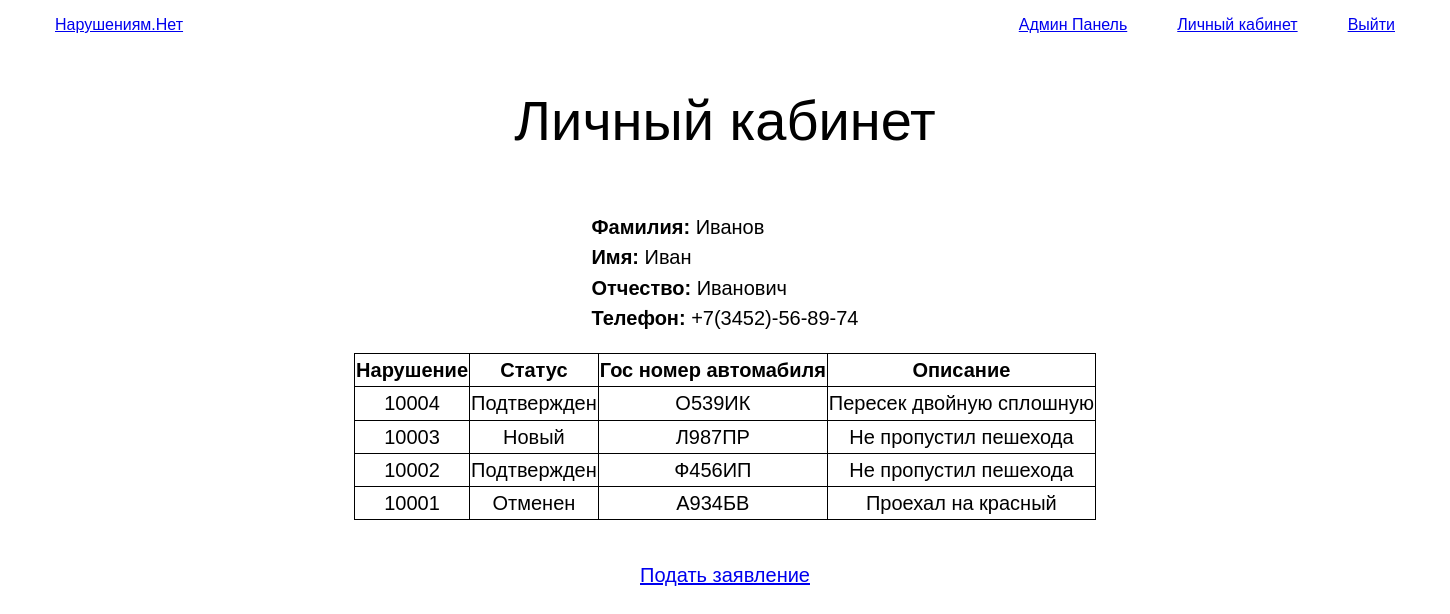
The page /profile/ (signed in) on the database its author committed.
### tables this page shows
CREATE TABLE `user` (
  `user_id` int(11) NOT NULL,
  `surname` varchar(100) NOT NULL,
  `name` varchar(100) NOT NULL,
  `patronymic` varchar(100) NOT NULL,
  `login` varchar(100) NOT NULL,
  `email` varchar(150) NOT NULL,
  `phone` char(17) NOT NULL,
  `password` varchar(50) NOT NULL,
  `role` varchar(100) NOT NULL
);

CREATE TABLE `statement` (
  `statement_id` int(11) NOT NULL,
  `user_id` int(11) NOT NULL,
  `number` int(11) NOT NULL,
  `status` varchar(20) NOT NULL,
  `number_car` varchar(10) NOT NULL,
  `message` text NOT NULL
);

### function/function.php (the view, shortened to what this page needs)
<?php
    include "connect.php";
    function fnGetProfile($login){
        global $connect;
        $sql = sprintf("SELECT `surname`, `name`, `patronymic`, `phone` FROM `user` WHERE `login` = '%s'", $login);
        if(!$result = $connect->query($sql)){
            echo "Ошибка получения данных";
        }
        $row = $result->fetch_assoc();
        $data = sprintf('<p><b>Фамилия:</b> %s<br>
                <b>Имя:</b> %s<br>
                <b>Отчество:</b> %s<br>
                <b>Телефон:</b> %s</p>',
                $row["surname"], $row["name"], $row["patronymic"], $row["phone"]);
        return $data;
    }
    function fnGetTablProfile($login){
        global $connect;
        $select = "SELECT `user_id` FROM `user` WHERE `login` = '" . $login . "'";
        $select_result = $connect->query($select);
        $select_row = $select_result->fetch_assoc();
        $id = $select_row['user_id'];
        $data = '<table border="1px"><tr><th>Нарушение</th><th>Статус</th><th>Гос номер автомабиля</th><th>Описание</th></tr>';
        $sql = sprintf("SELECT `number`, `number_car`, `message`, `status` FROM `statement` INNER JOIN `user` ON `statement`.`user_id` =  `user`.`user_id` WHERE `statement`.`user_id` = '%s' ORDER BY `statement_id` DESC", $id);
        if(!$result = $connect->query($sql)){
            echo "Ошибка получения данных";
        }
        while($row = $result->fetch_assoc()){
            if($row['status'] == 'Отменен'){
                $data .= sprintf('<tr>
                                    <td>%s</td>
                                    <td>%s</td>
                                    <td>%s</td>
                                    <td>%s</td>
                                </tr>', $row['number'], $row['status'], $row['number_car'], $row['message']);
            }elseif($row['status'] == 'Подтвержден'){
                $data .= sprintf('<tr>
                                    <td>%s</td>
                                    <td>%s</td>
                                    <td>%s</td>
                                    <td>%s</td>
                                </tr>
                            ', $row['number'], $row['status'], $row['number_car'], $row['message']);
            }else{
                $data .= sprintf('
                                <tr>
                                    <td>%s</td>
                                    <td>%s</td>
                                    <td>%s</td>
                                    <td>%s</td>
                                </tr>
                            ', $row['number'], $row['status'], $row['number_car'], $row['message']);
            }
        }
        $data .= "<table>";
        return $data;
    }
?>

### inc/header.php (shortened to what this page needs)
<?php
    $menu = "";
    if(isset($_SESSION['login'])){
        if($_SESSION['role'] == "Администратор"){
            $menu .= '<li>
                        <a href="../admin/">Админ Панель</a>
                    </li>';
        }
        $menu .= '<li>
                <a href="../profile/">Личный кабинет</a>
            </li>
            <li>
                <a href="../admin/controllers/logout.php">Выйти</a>
            </li>';
    }
?>
<!DOCTYPE html>
<html lang="ru">
<head>
    <link rel="stylesheet" href="../assets/style/style.css">
</head>
<body>
    <header>
        <a href="../index.php">Нарушениям.Нет</a>
        <ul>
            <?=$menu?>
        </ul>
    </header>
</body>
</html>

### profile/index.php (shortened to what this page needs)
<?php
include "../inc/header.php";
include "../function/function.php";
?>
<div class="h_2">
    <p class="p_1">Личный кабинет</p>
    <?php
        echo fnGetProfile($_SESSION['login']);
        echo fnGetTablProfile($_SESSION['login']);
    ?>
    <a href="../violation/">Подать заявление</a>
</div>

### assets/style/style.css (style rules this page uses)
header, footer { font-family: 'Fira Sans', sans-serif; }
body { width: 1440px; height: 840px; margin: 0 auto; }
header { margin-right: 50px; margin-left: 50px; display: flex; justify-content: space-between; align-items: center; flex-wrap: wrap; }
ul { display: flex; justify-content: left; column-gap: 50px; }
li { list-style-type: none; }
.p_1 { font-size: 56px; }
.h_2 { display: flex; flex-direction: column; justify-content: center; font-family: 'Fira Sans', sans-serif; font-size: 20px; align-items: center; line-height:0.8cm; }
table { border: 1px solid black; border-collapse: collapse; }
td { text-align: center; }

### rows shown on the page
user: surname "Иванов", name "Иван", patronymic "Иванович", phone "+7(3452)-56-89-74"
statement: number "10004", status "Подтвержден", number_car "О539ИК", message "Пересек двойную сплошную"
statement: number "10003", status "Новый", number_car "Л987ПР", message "Не пропустил пешехода"
statement: number "10002", status "Подтвержден", number_car "Ф456ИП", message "Не пропустил пешехода"
statement: number "10001", status "Отменен", number_car "А934БВ", message "Проехал на красный"
